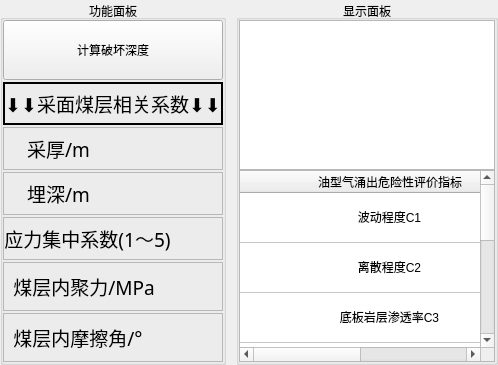
                  <widget class="QWidget" name="destroy_depth">
                   <layout class="QHBoxLayout" name="horizontalLayout_18">
                    <property name="spacing">
                     <number>10</number>
                    </property>
                    <property name="leftMargin">
                     <number>0</number>
                    </property>
                    <property name="topMargin">
                     <number>0</number>
                    </property>
                    <property name="rightMargin">
                     <number>0</number>
                    </property>
                    <property name="bottomMargin">
                     <number>0</number>
                    </property>
                    <item>
                     <widget class="QGroupBox" name="groupBox_d">
                      <property name="minimumSize">
                       <size>
                        <width>200</width>
                        <height>0</height>
                       </size>
                      </property>
                      <property name="title">
                       <string>功能面板</string>
                      </property>
                      <property name="alignment">
                       <set>Qt::AlignCenter</set>
                      </property>
                      <layout class="QVBoxLayout" name="verticalLayout_26">
                       <property name="spacing">
                        <number>2</number>
                       </property>
                       <property name="leftMargin">
                        <number>0</number>
                       </property>
                       <property name="topMargin">
                        <number>0</number>
                       </property>
                       <property name="rightMargin">
                        <number>0</number>
                       </property>
                       <property name="bottomMargin">
                        <number>0</number>
                       </property>
                       <item>
                        <widget class="QPushButton" name="destroy_btn">
                         <property name="minimumSize">
                          <size>
                           <width>0</width>
                           <height>60</height>
                          </size>
                         </property>
                         <property name="text">
                          <string>计算破坏深度</string>
                         </property>
                        </widget>
                       </item>
                       <item>
                        <widget class="QLabel" name="coal_title">
                         <property name="font">
                          <font>
                           <family>黑体</family>
                           <pointsize>14</pointsize>
                           <italic>false</italic>
                           <bold>false</bold>
                          </font>
                         </property>
                         <property name="frameShape">
                          <enum>QFrame::WinPanel</enum>
                         </property>
                         <property name="lineWidth">
                          <number>5</number>
                         </property>
                         <property name="text">
                          <string>⬇⬇采面煤层相关系数⬇⬇</string>
                         </property>
                         <property name="alignment">
                          <set>Qt::AlignCenter</set>
                         </property>
                        </widget>
                       </item>
                       <item>
                        <widget class="QFrame" name="frame_coal_thick">
                         <property name="frameShape">
                          <enum>QFrame::StyledPanel</enum>
                         </property>
                         <property name="frameShadow">
                          <enum>QFrame::Raised</enum>
                         </property>
                         <layout class="QHBoxLayout" name="horizontalLayout_13">
                          <property name="spacing">
                           <number>0</number>
                          </property>
                          <property name="leftMargin">
                           <number>0</number>
                          </property>
                          <property name="topMargin">
                           <number>0</number>
                          </property>
                          <property name="rightMargin">
                           <number>0</number>
                          </property>
                          <property name="bottomMargin">
                           <number>0</number>
                          </property>
                          <item>
                           <widget class="QLabel" name="coal_thick_d">
                            <property name="minimumSize">
                             <size>
                              <width>0</width>
                              <height>30</height>
                             </size>
                            </property>
                            <property name="font">
                             <font>
                              <family>黑体</family>
                              <pointsize>14</pointsize>
                              <italic>false</italic>
                              <bold>false</bold>
                             </font>
                            </property>
                            <property name="text">
                             <string>采厚/m</string>
                            </property>
                            <property name="alignment">
                             <set>Qt::AlignCenter</set>
                            </property>
                           </widget>
                          </item>
                          <item>
                           <widget class="QLabel" name="coal_thick__d_value">
                            <property name="font">
                             <font>
                              <family>Times New Roman</family>
                              <pointsize>14</pointsize>
                              <italic>false</italic>
                              <bold>false</bold>
                             </font>
                            </property>
                            <property name="text">
                             <string/>
                            </property>
                            <property name="alignment">
                             <set>Qt::AlignCenter</set>
                            </property>
                           </widget>
                          </item>
                         </layout>
                        </widget>
                       </item>
                       <item>
                        <widget class="QFrame" name="frame_depth">
                         <property name="frameShape">
                          <enum>QFrame::StyledPanel</enum>
                         </property>
                         <property name="frameShadow">
                          <enum>QFrame::Raised</enum>
                         </property>
                         <layout class="QHBoxLayout" name="horizontalLayout_14">
                          <property name="spacing">
                           <number>0</number>
                          </property>
                          <property name="leftMargin">
                           <number>0</number>
                          </property>
                          <property name="topMargin">
                           <number>0</number>
                          </property>
                          <property name="rightMargin">
                           <number>0</number>
                          </property>
                          <property name="bottomMargin">
                           <number>0</number>
                          </property>
                          <item>
                           <widget class="QLabel" name="depth_d">
                            <property name="maximumSize">
                             <size>
                              <width>16777215</width>
                              <height>30</height>
                             </size>
                            </property>
                            <property name="font">
                             <font>
                              <family>黑体</family>
                              <pointsize>14</pointsize>
                              <italic>false</italic>
                              <bold>false</bold>
                             </font>
                            </property>
                            <property name="text">
                             <string>埋深/m</string>
                            </property>
                            <property name="alignment">
                             <set>Qt::AlignCenter</set>
                            </property>
                           </widget>
                          </item>
                          <item>
                           <widget class="QLabel" name="depth_d_value">
                            <property name="font">
                             <font>
                              <family>Times New Roman</family>
                              <pointsize>14</pointsize>
                              <italic>false</italic>
                              <bold>false</bold>
                             </font>
                            </property>
                            <property name="text">
                             <string/>
                            </property>
                            <property name="alignment">
                             <set>Qt::AlignCenter</set>
                            </property>
                           </widget>
                          </item>
                         </layout>
                        </widget>
                       </item>
                       <item>
                        <widget class="QFrame" name="frame_stress">
                         <property name="font">
                          <font>
                           <family>黑体</family>
                           <pointsize>14</pointsize>
                           <italic>false</italic>
                           <bold>false</bold>
                          </font>
                         </property>
                         <property name="frameShape">
                          <enum>QFrame::StyledPanel</enum>
                         </property>
                         <property name="frameShadow">
                          <enum>QFrame::Raised</enum>
                         </property>
                         <layout class="QHBoxLayout" name="horizontalLayout_15">
                          <property name="spacing">
                           <number>0</number>
                          </property>
                          <property name="leftMargin">
                           <number>0</number>
                          </property>
                          <property name="topMargin">
                           <number>0</number>
                          </property>
                          <property name="rightMargin">
                           <number>0</number>
                          </property>
                          <property name="bottomMargin">
                           <number>0</number>
                          </property>
                          <item>
                           <widget class="QLabel" name="stress_d">
                            <property name="maximumSize">
                             <size>
                              <width>16777215</width>
                              <height>30</height>
                             </size>
                            </property>
                            <property name="font">
                             <font>
                              <family>黑体</family>
                              <pointsize>14</pointsize>
                              <italic>false</italic>
                              <bold>false</bold>
                             </font>
                            </property>
                            <property name="text">
                             <string>应力集中系数(1～5)</string>
                            </property>
                            <property name="alignment">
                             <set>Qt::AlignCenter</set>
                            </property>
                           </widget>
                          </item>
                          <item>
                           <widget class="QLabel" name="stress_d_value">
                            <property name="font">
                             <font>
                              <family>Times New Roman</family>
                              <pointsize>14</pointsize>
                              <italic>false</italic>
                              <bold>false</bold>
                             </font>
                            </property>
                            <property name="text">
                             <string/>
                            </property>
                            <property name="alignment">
                             <set>Qt::AlignCenter</set>
                            </property>
                           </widget>
                          </item>
                         </layout>
                        </widget>
                       </item>
                       <item>
                        <widget class="QFrame" name="frame_Cm">
                         <property name="font">
                          <font>
                           <family>黑体</family>
                           <pointsize>14</pointsize>
                           <italic>false</italic>
                           <bold>false</bold>
                          </font>
                         </property>
                         <property name="frameShape">
                          <enum>QFrame::StyledPanel</enum>
                         </property>
                         <property name="frameShadow">
                          <enum>QFrame::Raised</enum>
                         </property>
                         <layout class="QHBoxLayout" name="horizontalLayout_17">
                          <item>
                           <widget class="QLabel" name="Cm_col_d">
                            <property name="maximumSize">
                             <size>
                              <width>16777215</width>
                              <height>30</height>
                             </size>
                            </property>
                            <property name="font">
                             <font>
                              <family>黑体</family>
                              <pointsize>14</pointsize>
                              <italic>false</italic>
                              <bold>false</bold>
                             </font>
                            </property>
                            <property name="text">
                             <string>煤层内聚力/MPa</string>
                            </property>
                            <property name="alignment">
                             <set>Qt::AlignCenter</set>
                            </property>
                           </widget>
                          </item>
                          <item>
                           <widget class="QLabel" name="Cm_col_d_value">
                            <property name="font">
                             <font>
                              <family>Times New Roman</family>
                              <pointsize>14</pointsize>
                              <italic>false</italic>
                              <bold>false</bold>
                             </font>
                            </property>
                            <property name="text">
                             <string/>
                            </property>
                            <property name="alignment">
                             <set>Qt::AlignCenter</set>
                            </property>
                           </widget>
                          </item>
                         </layout>
                        </widget>
                       </item>
                       <item>
                        <widget class="QFrame" name="frame_phi">
                         <property name="frameShape">
                          <enum>QFrame::StyledPanel</enum>
                         </property>
                         <property name="frameShadow">
                          <enum>QFrame::Raised</enum>
                         </property>
                         <layout class="QHBoxLayout" name="horizontalLayout_16">
                          <item>
                           <widget class="QLabel" name="phi_d">
                            <property name="maximumSize">
                             <size>
                              <width>16777215</width>
                              <height>30</height>
                             </size>
                            </property>
                            <property name="font">
                             <font>
                              <family>黑体</family>
                              <pointsize>14</pointsize>
                              <italic>false</italic>
                              <bold>false</bold>
                             </font>
                            </property>
                            <property name="text">
                             <string>煤层内摩擦角/°</string>
                            </property>
                            <property name="alignment">
                             <set>Qt::AlignCenter</set>
                            </property>
                           </widget>
                          </item>
                          <item>
                           <widget class="QLabel" name="phi_d_value">
                            <property name="font">
                             <font>
                              <family>Times New Roman</family>
                              <pointsize>14</pointsize>
                              <italic>false</italic>
                              <bold>false</bold>
                             </font>
                            </property>
                            <property name="text">
                             <string/>
                            </property>
                            <property name="alignment">
                             <set>Qt::AlignCenter</set>
                            </property>
                           </widget>
                          </item>
                         </layout>
                        </widget>
                       </item>
                      </layout>
                     </widget>
                    </item>
                    <item>
                     <widget class="QGroupBox" name="groupBox_d_show">
                      <property name="title">
                       <string>显示面板</string>
                      </property>
                      <property name="alignment">
                       <set>Qt::AlignCenter</set>
                      </property>
                      <layout class="QVBoxLayout" name="verticalLayout_28">
                       <property name="spacing">
                        <number>0</number>
                       </property>
                       <property name="leftMargin">
                        <number>0</number>
                       </property>
                       <property name="topMargin">
                        <number>0</number>
                       </property>
                       <property name="rightMargin">
                        <number>0</number>
                       </property>
                       <property name="bottomMargin">
                        <number>0</number>
                       </property>
                       <item>
                        <widget class="QGraphicsView" name="graph_depth">
                         <property name="maximumSize">
                          <size>
                           <width>16777215</width>
                           <height>150</height>
                          </size>
                         </property>
                         <property name="frameShadow">
                          <enum>QFrame::Plain</enum>
                         </property>
                        </widget>
                       </item>
                       <item>
                        <widget class="QTableWidget" name="tableWidget_2">
                         <attribute name="horizontalHeaderDefaultSectionSize">
                          <number>300</number>
                         </attribute>
                         <attribute name="verticalHeaderVisible">
                          <bool>false</bool>
                         </attribute>
                         <attribute name="verticalHeaderDefaultSectionSize">
                          <number>50</number>
                         </attribute>
                         <attribute name="verticalHeaderHighlightSections">
                          <bool>true</bool>
                         </attribute>
                         <row>
                          <property name="text">
                           <string>波动程度C1</string>
                          </property>
                          <property name="textAlignment">
                           <set>AlignCenter</set>
                          </property>
                         </row>
                         <row>
                          <property name="text">
                           <string>离散程度C2</string>
                          </property>
                          <property name="textAlignment">
                           <set>AlignCenter</set>
                          </property>
                         </row>
                         <row>
                          <property name="text">
                           <string>底板岩层渗透率C3</string>
                          </property>
                          <property name="textAlignment">
                           <set>AlignCenter</set>
                          </property>
                         </row>
                         <row>
                          <property name="text">
                           <string>底板计算破坏深度C4</string>
                          </property>
                          <property name="textAlignment">
                           <set>AlignCenter</set>
                          </property>
                         </row>
                         <row>
                          <property name="text">
                           <string>油型气储集层厚度C5</string>
                          </property>
                          <property name="textAlignment">
                           <set>AlignCenter</set>
                          </property>
                         </row>
                         <row>
                          <property name="text">
                           <string>含油强度C6</string>
                          </property>
                          <property name="textAlignment">
                           <set>AlignCenter</set>
                          </property>
                         </row>
                         <row>
                          <property name="text">
                           <string>断层构造C7</string>
                          </property>
                          <property name="textAlignment">
                           <set>AlignCenter</set>
                          </property>
                         </row>
                         <row>
                          <property name="text">
                           <string>褶皱构造C8</string>
                          </property>
                          <property name="textAlignment">
                           <set>AlignCenter</set>
                          </property>
                         </row>
                         <column>
                          <property name="text">
                           <string>油型气涌出危险性评价指标</string>
                          </property>
                         </column>
                         <column>
                          <property name="text">
                           <string>评价指标值</string>
                          </property>
                         </column>
                         <item row="0" column="0">
                          <property name="text">
                           <string>波动程度C1</string>
                          </property>
                          <property name="textAlignment">
                           <set>AlignCenter</set>
                          </property>
                          <property name="background">
                           <brush brushstyle="SolidPattern">
                            <color alpha="255">
                             <red>255</red>
                             <green>255</green>
                             <blue>255</blue>
                            </color>
                           </brush>
                          </property>
                          <property name="foreground">
                           <brush brushstyle="NoBrush">
                            <color alpha="255">
                             <red>255</red>
                             <green>85</green>
                             <blue>0</blue>
                            </color>
                           </brush>
                          </property>
                         </item>
                         <item row="0" column="1">
                          <property name="textAlignment">
                           <set>AlignCenter</set>
                          </property>
                         </item>
                         <item row="1" column="0">
                          <property name="text">
                           <string>离散程度C2</string>
                          </property>
                          <property name="textAlignment">
                           <set>AlignCenter</set>
                          </property>
                          <property name="background">
                           <brush brushstyle="NoBrush">
                            <color alpha="255">
                             <red>0</red>
                             <green>0</green>
                             <blue>0</blue>
                            </color>
                           </brush>
                          </property>
                          <property name="foreground">
                           <brush brushstyle="NoBrush">
                            <color alpha="255">
                             <red>255</red>
                             <green>85</green>
                             <blue>0</blue>
                            </color>
                           </brush>
                          </property>
                         </item>
                         <item row="1" column="1">
                          <property name="textAlignment">
                           <set>AlignCenter</set>
                          </property>
                         </item>
                         <item row="2" column="0">
                          <property name="text">
                           <string>底板岩层渗透率C3</string>
                          </property>
                          <property name="textAlignment">
                           <set>AlignCenter</set>
                          </property>
                         </item>
                         <item row="2" column="1">
                          <property name="textAlignment">
                           <set>AlignCenter</set>
                          </property>
                         </item>
                         <item row="3" column="0">
                          <property name="text">
                           <string>底板计算破坏深度C4</string>
                          </property>
                          <property name="textAlignment">
                           <set>AlignCenter</set>
                          </property>
                         </item>
                         <item row="3" column="1">
                          <property name="textAlignment">
                           <set>AlignCenter</set>
                          </property>
                         </item>
                         <item row="4" column="0">
                          <property name="text">
                           <string>油型气储集层厚度C5</string>
                          </property>
                          <property name="textAlignment">
                           <set>AlignCenter</set>
                          </property>
                         </item>
                         <item row="4" column="1">
                          <property name="textAlignment">
                           <set>AlignCenter</set>
                          </property>
                         </item>
                         <item row="5" column="0">
                          <property name="text">
                           <string>含油强度C6</string>
                          </property>
                          <property name="textAlignment">
                           <set>AlignCenter</set>
                          </property>
                         </item>
                         <item row="5" column="1">
                          <property name="textAlignment">
                           <set>AlignCenter</set>
                          </property>
                         </item>
                         <item row="6" column="0">
                          <property name="text">
                           <string>断层构造C7</string>
                          </property>
                          <property name="textAlignment">
                           <set>AlignCenter</set>
                          </property>
                         </item>
                         <item row="6" column="1">
                          <property name="textAlignment">
                           <set>AlignCenter</set>
                          </property>
                         </item>
                         <item row="7" column="0">
                          <property name="text">
                           <string>褶皱构造C8</string>
                          </property>
                          <property name="textAlignment">
                           <set>AlignCenter</set>
                          </property>
                         </item>
                         <item row="7" column="1">
                          <property name="textAlignment">
                           <set>AlignCenter</set>
                          </property>
                         </item>
                        </widget>
                       </item>
                      </layout>
                     </widget>
                    </item>
                   </layout>
                  </widget>
